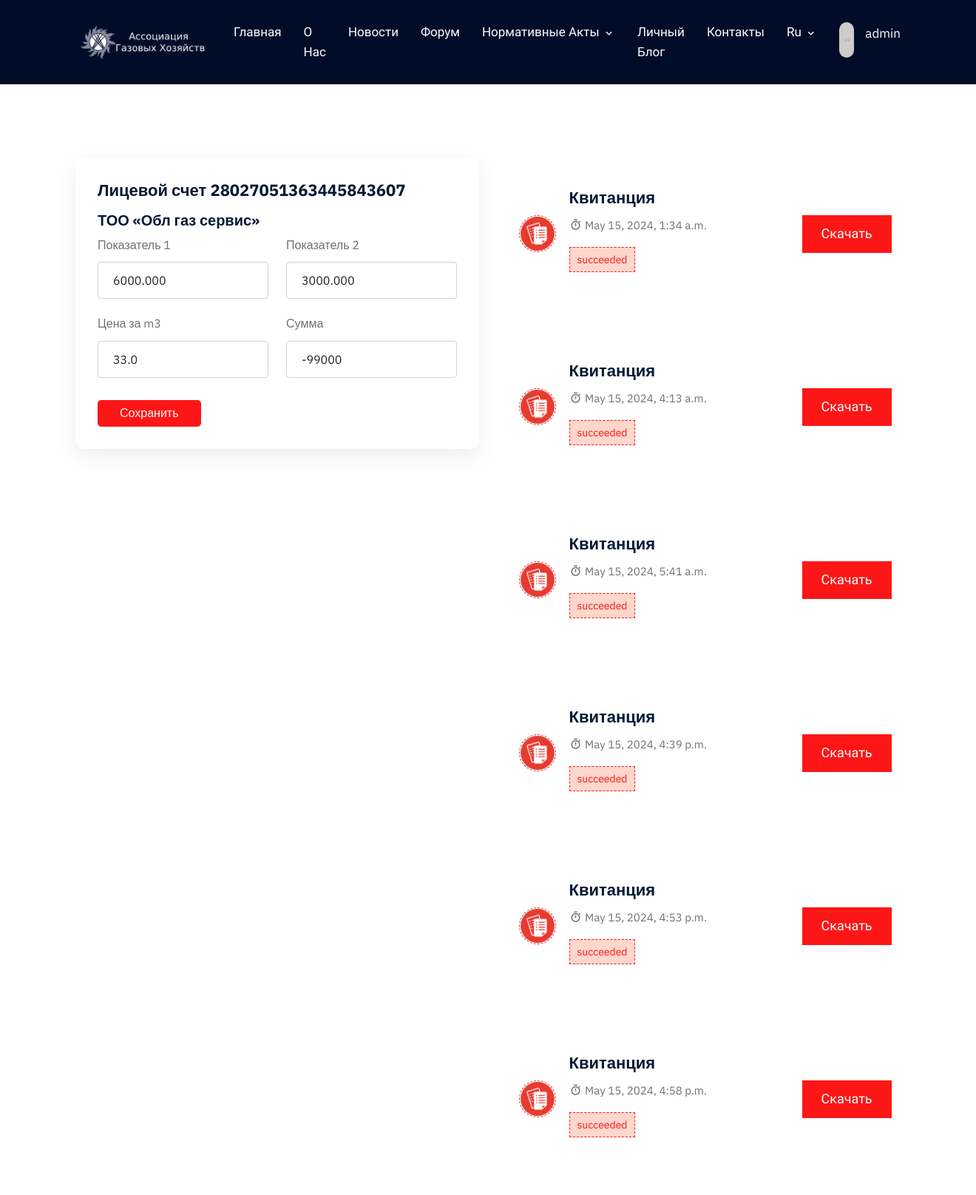
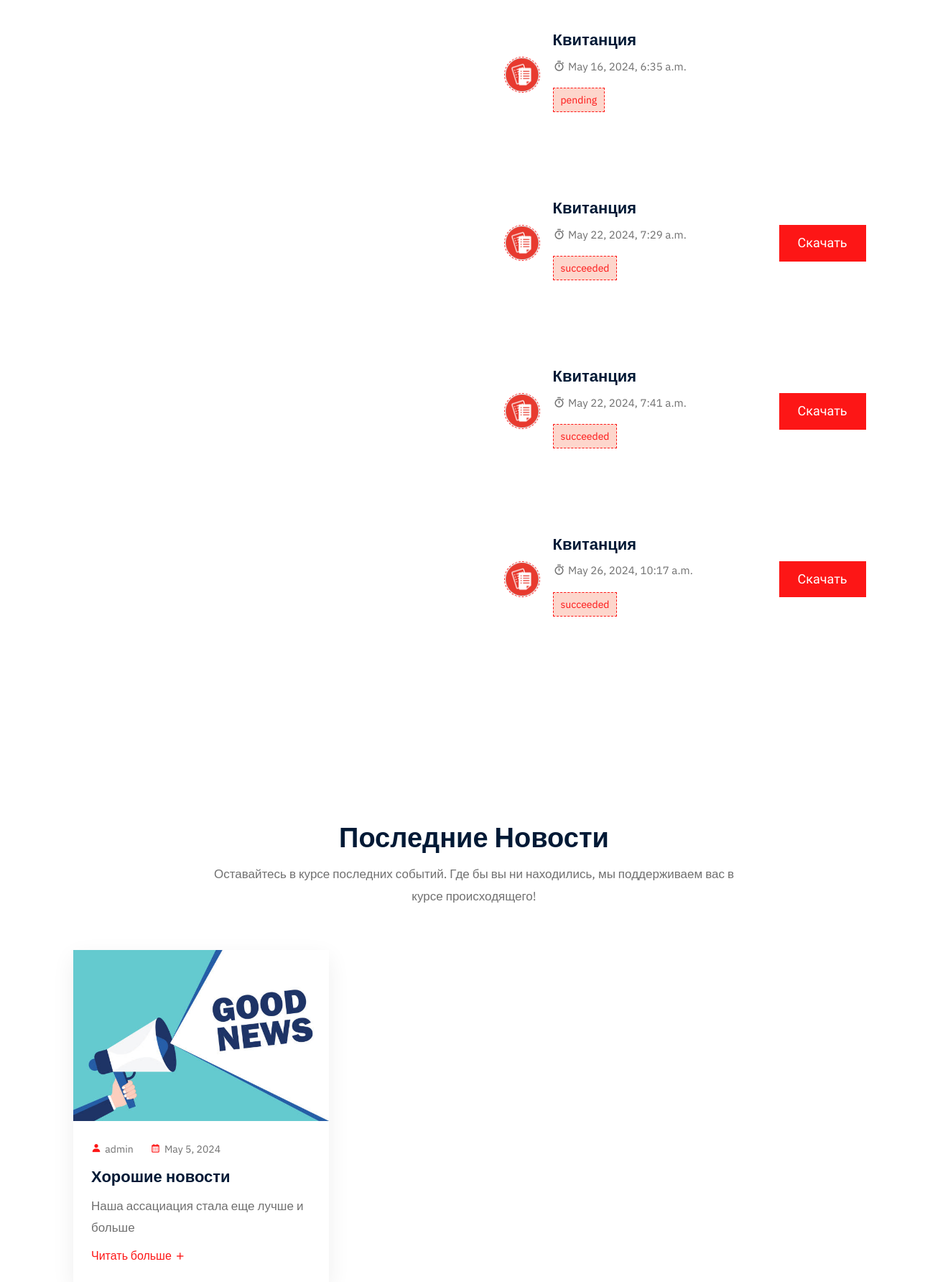
The page /payment/calculation (signed in, upper part) on the database its author committed (2 pictures, top to bottom).
### account/models.py (models this page shows, shortened)
class PaymentAccount(models.Model):
    created_at = models.DateTimeField(auto_now_add=True)
    updated_at = models.DateTimeField(auto_now=True)
    number = models.CharField(max_length=20, unique=True,null=True,default=uuid.uuid4().int)
    user = models.OneToOneField(User, on_delete=models.CASCADE, null=True, blank=True, related_name='payment_account')
    provider = models.ForeignKey(Members, on_delete=models.CASCADE, null=True, blank=True)
    last_meter_indicator = models.DecimalField(max_digits=8, decimal_places=3, default=0)
    meter_indicator = models.DecimalField(max_digits=8, decimal_places=3, default=0)

### members/models.py (models this page shows, shortened)
class Members(models.Model):
    name = models.CharField(max_length=100)
    logo = models.ImageField(upload_to='images/members_logo/')
    detail = models.ForeignKey(MemberDetail,null=True, blank=True, on_delete=models.CASCADE, related_name='member_detail')
    def __str__(self):
        return self.name

class MemberDetail(models.Model):
    address = models.CharField(max_length=100)
    email = models.EmailField()
    phone = models.CharField(max_length=100)
    date_of_join = models.DateField()
    social = models.ManyToManyField(Social, related_name='member_social')
    about_text = models.TextField(null=True, blank=True)
    about_image = models.ImageField(upload_to='images/member_about_image/',null=True, blank=True)
    about_video = models.URLField(null=True, blank=True)
    region  = models.ForeignKey('account.Region', on_delete=models.CASCADE, null=True, blank=True)
    price_per_m3 = models.FloatField(default=0.0)

### payment/models.py (models this page shows, shortened)
class Receipt(models.Model):
    id_p = models.CharField(max_length=50, primary_key=True)
    user = models.ForeignKey('auth.User', on_delete=models.CASCADE, related_name='user_receipt', null=True)
    date = models.DateTimeField()
    amount = models.FloatField()
    description = models.TextField()
    status = models.CharField(max_length=50)
    file = models.FileField(upload_to='receipt/', null=True, blank=True)
    gas_volume = models.FloatField(null=True, blank=True)
    rate = models.FloatField(null=True)

### news/models.py (models this page shows, shortened)
class News(models.Model):
    title = models.CharField(max_length = 500)
    sub_title = models.TextField()
    user = models.ForeignKey('auth.User', on_delete = models.CASCADE, null = True, related_name = 'user_news')
    cover_img = models.ImageField(upload_to='img/news_img/')
    news_details = models.ManyToManyField('NewsDetails', related_name = 'news_det',related_query_name='news_det')
    date = models.DateField(auto_now_add=True)
    send_email_newsletter = models.BooleanField(default = False)

### payment/views.py (the view, shortened to what this page needs)
# urls.py: path('calculation',CalculationPageView.as_view(),name = 'calculation'),
class CalculationPageView(TemplateView):
    template_name = 'calculation.html'
    def get_context_data(self, **kwargs):
        context = super().get_context_data(**kwargs)
        context["receipt"] = Receipt.objects.filter(user = self.request.user)
        context["lng"] = get_lng(self.request)
        context["last_news"] = last_news(self.request)
        return context

### news/views.py (called while the page is built)
def last_news(request):
    news = News.objects.all().order_by('-date')[:5]
    return news

### site_app/views.py (called while the page is built)
def get_lng(request):
    cocckie = request.COOKIES.get('lng')
    if cocckie:
        return cocckie
    else:
        return 'ru'

### templates/calculation.html (shortened to what this page needs)
<!doctype html>
{% load static %}
{% include 'includes/head.html' %}
{%if lng == 'ru'%}
        <section class="account-section ptb-100">
            <div class="container">
                <div class="row">
                    <div class="col-md-6">
                        <div class="account-details">
                            <h3>Лицевой счет {{user.payment_account.number}}</h3>
                            <h5> {{user.payment_account.provider}}</h5>
                            <form class="basic-info" method="post" action="{%url 'calculation'%}">
                                <div class="row">
                                    <div class="col-md-6">
                                        <div class="form-group">
                                            <label>Показатель 1</label>
                                            <input type="text" id ="first" class="form-control" value="{{user.payment_account.meter_indicator}}" placeholder="0.0">
                                        </div>
                                    </div>
                                    <div class="col-md-6">
                                        <div class="form-group">
                                            <label>Показатель 2</label>
                                            <input type="text" id ="second" class="form-control" placeholder="0.0" value="{{user.payment_account.last_meter_indicator}}" >
                                        </div>
                                    </div>
                                    <div class="col-md-6">
                                        <div class="form-group">
                                            <label>Цена за m3 </label>
                                            <input type="text" id="price" class="form-control" value="{{user.payment_account.provider.detail.price_per_m3}}" placeholder="0.0">
                                        </div>
                                    </div>
                                    <div class="col-md-6">
                                        <div class="form-group">
                                            <label>Сумма </label>
                                            <input type="text" id="amount" class="form-control" placeholder="0.0" value="{{user.payment_account.last_meter_indicator}}" >
                                        </div>
                                    </div>
                                    <div class="col-md-12">
                                        <button type="submit" class="account-btn">Сохранить</button>
                                    </div>
                                </div>
                            </form>
                        </div>
                    </div>
                    <div class="col-lg-6">
                                {% for i in receipt  %}
                                <div class="job-card-two">
                                    <div class="row align-items-center">
                                        <div class="col-md-1">
                                            <div class="company-logo">
                                                <img src="{% static 'assets/img/company-logo/8.png'%}" style="margin-bottom: 50%;" alt="logo">
                                            </div>
                                        </div>
                                        <div class="col-md-8">
                                            <div class="job-info">
                                                <h3>
                                                    <a href="#">Квитанция</a>
                                                </h3>
                                                <ul>
                                                    <li>
                                                        <i class='bx bx-stopwatch' ></i>
                                                        {{i.date}}
                                                    </li>
                                                </ul>
                                                <span>{{i.status}}</span>
                                            </div>
                                        </div>
                                        <div class="col-md-3">
                                            <div class="theme-btn text-end">
                                                {%if i.file%}
                                                <a href="/media/{{i.file}}" class="default-btn" download>
                                                    Скачать
                                                </a>
                                                {%endif%}
                                            </div>
                                        </div>
                                    </div>
                                </div>
                                {% endfor %}
                            </div>
                </div>
            </div>
        </section>
        {%endif%}
		{% include 'includes/end.html' %}
  	</body>
</html>

### templates/includes/navbar.html (shortened to what this page needs)
{% load static %}
{% if lng == 'ru' %}
		<div class="navbar-area">
			<div class="main-nav">
				<div class="container">
					<nav class="navbar navbar-expand-lg navbar-light">
						<a class="navbar-brand" href="{% url 'home_page' %}">
							<img src="{%static 'assets/img/logoAssosation.png'%}" width="200" alt="logo">
						</a>
						<div class="collapse navbar-collapse mean-menu" id="navbarSupportedContent">
							<ul class="navbar-nav m-auto">
								<li class="nav-item">
									<a href="{% url 'home_page' %}" class="nav-link">Главная</a>
								</li>
								<li class="nav-item">
									<a href="{% url 'about' %}" class="nav-link">О Нас</a>
								</li>
								<li class="nav-item">
									<a href="{% url 'news' %}" class="nav-link">Новости</a>
								</li>
                                <li class="nav-item">
									<a href="{% url 'forum' %}" class="nav-link">Форум</a>
								</li>
								<li class="nav-item">
									<a href="#" class="nav-link dropdown-toggle ">Нормативные акты</a>
								</li>
                                <li class="nav-item">
									<a href="{% url 'personal_blog' %}" class="nav-link">Личный блог</a>
								</li>
								<li class="nav-item">
									<a href="{% url 'contacts' %}" class="nav-link">Контакты</a>
								</li>
								<li class="nav-item">
									<a href="javascript:void(0);" class="nav-link dropdown-toggle ">ru</a>
								</li>
								{% if user.is_authenticated %}
								<li class="nav-item" >
									{% if user.profile.profile_picture %}
									<a href="#" class="nav-link signin-btn">
										<img style = "width:6vh; height:6vh; border-radius:3vh;" src = "/media/{{user.profile.profile_picture}}">
									</a>
									{%else%}
									<a href="#" class="nav-link signin-btn">
										<img style = "width:6vh; height:6vh; border-radius:3vh;" src = "{% static 'assets/img/account.jpg'%}">
									</a>
									{%endif%}
								</li>
								<li class="nav-item" >
									<p class="d-flex align-items-center" style="color: white;">{{  user.username }}</p>
								</li>
								{%endif%}
							</ul>
						</div>
					</nav>
				</div>
			</div>
		</div>
		{%endif%}

### templates/includes/lastnews.html
{% load static %}
<section class="blog-section pt-100 pb-70">
    <div class="container">
        <div class="section-title text-center">
           <h2>{% if lng == 'ru' %}Последние новости{% elif lng == 'kz' %}Соңғы жаңалықтар{%endif%}</h2>
            <p>{% if lng == 'ru' %}Оставайтесь в курсе последних событий. Где бы вы ни находились, мы поддерживаем вас в курсе происходящего!{% elif lng == 'kz'%}Соңғы жаңалықтардан хабардар болыңыз. Қай жерде болсаңыз да, біз сізді жаңартып отырамыз!{%endif%}</p>
        </div>
        <div class="row">
            {%for i in last_news%}
            <div class="col-lg-4 col-sm-6">
                <div class="blog-card">
                    <div class="blog-img">
                        <a href="/news/{{i.id}}">
                            <img src="/media/{{i.cover_img}}" alt="blog image">
                        </a>
                    </div>
                    <div class="blog-text">
                        <ul>
                            <li>
                                <i class='bx bxs-user'></i>
                                {{i.user.username}}
                            </li>
                            <li>
                                <i class='bx bx-calendar'></i>
                                {{i.date}}
                            </li>
                        </ul>
                        <h3>
                            <a href="/news/{{i.id}}">
                                {{i.title}}
                            </a>
                        </h3>
                        <p>{{i.sub_title}}</p>
                        <a href='/news/{{i.id}}' class="blog-btn">
                            {% if lng == 'ru' %}Читать больше{% elif lng == 'kz'%}Ары қарай оқу{%endif%}
                            <i class='bx bx-plus bx-spin'></i>
                        </a>
                    </div>
                </div>
            </div>
            {%endfor%}
        </div>
    </div>
</section>

### site_app/static/assets/css/meanmenu.css (style rules this page uses)
.main-nav { background:#000;position:absolute;top:0;left:0;padding-top:15px;padding-bottom:15px;width:100%;z-index:999;height:auto }
.navbar-light .navbar-brand,.navbar-light .navbar-brand:hover { color:#fff;font-weight:700;text-transform:uppercase }
.main-nav nav ul { padding:0;margin:0;list-style-type:none }
.main-nav nav .navbar-nav .nav-item { position:relative;padding:15px 0 }
.main-nav nav .navbar-nav .nav-item a { font-weight:500;font-size:16px;text-transform:uppercase;color:#fff;padding-left:0;padding-right:0;padding-top:0;padding-bottom:0;margin-left:15px;margin-right:15px }

### rows shown on the page
Receipt: date "May 15, 2024, 1:34 a.m.", status "succeeded"
Receipt: date "May 15, 2024, 4:13 a.m.", status "succeeded"
Receipt: date "May 15, 2024, 5:41 a.m.", status "succeeded"
Receipt: date "May 15, 2024, 4:39 p.m.", status "succeeded"
Receipt: date "May 15, 2024, 4:53 p.m.", status "succeeded"
Receipt: date "May 15, 2024, 4:58 p.m.", status "succeeded"
Receipt: date "May 16, 2024, 6:35 a.m.", status "pending"
Receipt: date "May 22, 2024, 7:29 a.m.", status "succeeded"
Receipt: date "May 22, 2024, 7:41 a.m.", status "succeeded"
Receipt: date "May 26, 2024, 10:17 a.m.", status "succeeded"
News: cover_img (picture), user.username "admin", date "May 5, 2024", title "Хорошие новости", sub_title "Наша ассациация стала еще лучше и больше"

### other values the page prints
{{ user.username }} "admin"
{{ user.payment_account.number }} "28027051363445843607"
{{ user.payment_account.provider }} "ТОО «Обл газ сервис»"
